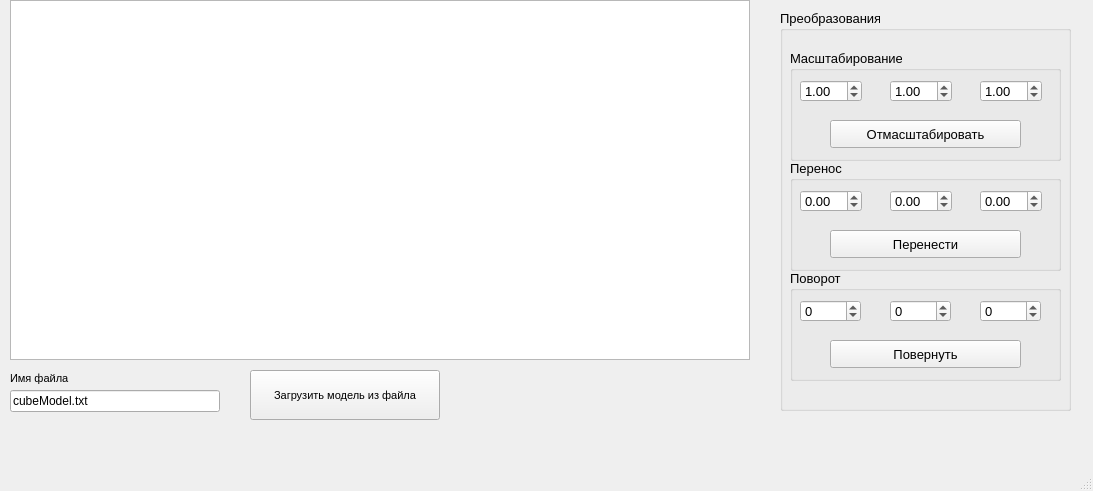
<?xml version="1.0" encoding="UTF-8"?>
<ui version="4.0">
 <class>MainWindow</class>
 <widget class="QMainWindow" name="MainWindow">
  <property name="geometry">
   <rect>
    <x>0</x>
    <y>0</y>
    <width>1093</width>
    <height>491</height>
   </rect>
  </property>
  <property name="windowTitle">
   <string>MainWindow</string>
  </property>
  <widget class="QWidget" name="centralwidget">
   <widget class="QGraphicsView" name="graphicsView">
    <property name="geometry">
     <rect>
      <x>10</x>
      <y>0</y>
      <width>740</width>
      <height>360</height>
     </rect>
    </property>
   </widget>
   <widget class="QLineEdit" name="lineEdit_filename">
    <property name="geometry">
     <rect>
      <x>10</x>
      <y>390</y>
      <width>210</width>
      <height>22</height>
     </rect>
    </property>
    <property name="text">
     <string>cubeModel.txt</string>
    </property>
   </widget>
   <widget class="QLabel" name="label">
    <property name="geometry">
     <rect>
      <x>10</x>
      <y>370</y>
      <width>90</width>
      <height>16</height>
     </rect>
    </property>
    <property name="font">
     <font>
      <pointsize>8</pointsize>
     </font>
    </property>
    <property name="text">
     <string>Имя файла</string>
    </property>
   </widget>
   <widget class="QPushButton" name="load_button">
    <property name="geometry">
     <rect>
      <x>250</x>
      <y>370</y>
      <width>190</width>
      <height>50</height>
     </rect>
    </property>
    <property name="font">
     <font>
      <pointsize>8</pointsize>
     </font>
    </property>
    <property name="text">
     <string>Загрузить модель из файла</string>
    </property>
   </widget>
   <widget class="QGroupBox" name="groupBox">
    <property name="geometry">
     <rect>
      <x>780</x>
      <y>10</y>
      <width>291</width>
      <height>401</height>
     </rect>
    </property>
    <property name="font">
     <font>
      <pointsize>10</pointsize>
     </font>
    </property>
    <property name="title">
     <string>Преобразования</string>
    </property>
    <widget class="QSpinBox" name="spinBox_rot_x">
     <property name="geometry">
      <rect>
       <x>20</x>
       <y>290</y>
       <width>61</width>
       <height>22</height>
      </rect>
     </property>
     <property name="minimum">
      <number>-359</number>
     </property>
     <property name="maximum">
      <number>359</number>
     </property>
     <property name="value">
      <number>0</number>
     </property>
    </widget>
    <widget class="QSpinBox" name="spinBox_rot_y">
     <property name="geometry">
      <rect>
       <x>110</x>
       <y>290</y>
       <width>61</width>
       <height>22</height>
      </rect>
     </property>
     <property name="minimum">
      <number>-359</number>
     </property>
     <property name="maximum">
      <number>359</number>
     </property>
    </widget>
    <widget class="QSpinBox" name="spinBox_rot_z">
     <property name="geometry">
      <rect>
       <x>200</x>
       <y>290</y>
       <width>61</width>
       <height>22</height>
      </rect>
     </property>
     <property name="minimum">
      <number>-359</number>
     </property>
     <property name="maximum">
      <number>359</number>
     </property>
    </widget>
    <widget class="QPushButton" name="rotate_button">
     <property name="geometry">
      <rect>
       <x>50</x>
       <y>330</y>
       <width>191</width>
       <height>28</height>
      </rect>
     </property>
     <property name="text">
      <string>Повернуть</string>
     </property>
    </widget>
    <widget class="QDoubleSpinBox" name="spinBox_scale_x">
     <property name="geometry">
      <rect>
       <x>20</x>
       <y>70</y>
       <width>62</width>
       <height>22</height>
      </rect>
     </property>
     <property name="frame">
      <bool>true</bool>
     </property>
     <property name="minimum">
      <double>-9999.000000000000000</double>
     </property>
     <property name="maximum">
      <double>9999.000000000000000</double>
     </property>
     <property name="singleStep">
      <double>0.100000000000000</double>
     </property>
     <property name="value">
      <double>1.000000000000000</double>
     </property>
    </widget>
    <widget class="QDoubleSpinBox" name="spinBox_scale_y">
     <property name="geometry">
      <rect>
       <x>110</x>
       <y>70</y>
       <width>62</width>
       <height>22</height>
      </rect>
     </property>
     <property name="minimum">
      <double>-9999.000000000000000</double>
     </property>
     <property name="maximum">
      <double>9999.000000000000000</double>
     </property>
     <property name="singleStep">
      <double>0.100000000000000</double>
     </property>
     <property name="value">
      <double>1.000000000000000</double>
     </property>
    </widget>
    <widget class="QDoubleSpinBox" name="spinBox_scale_z">
     <property name="geometry">
      <rect>
       <x>200</x>
       <y>70</y>
       <width>62</width>
       <height>22</height>
      </rect>
     </property>
     <property name="minimum">
      <double>-9999.000000000000000</double>
     </property>
     <property name="maximum">
      <double>9999.000000000000000</double>
     </property>
     <property name="singleStep">
      <double>0.100000000000000</double>
     </property>
     <property name="value">
      <double>1.000000000000000</double>
     </property>
    </widget>
    <widget class="QDoubleSpinBox" name="spinBox_move_x">
     <property name="geometry">
      <rect>
       <x>20</x>
       <y>180</y>
       <width>62</width>
       <height>22</height>
      </rect>
     </property>
     <property name="minimum">
      <double>-9999.000000000000000</double>
     </property>
     <property name="maximum">
      <double>9999.989999999999782</double>
     </property>
     <property name="singleStep">
      <double>0.100000000000000</double>
     </property>
    </widget>
    <widget class="QDoubleSpinBox" name="spinBox_move_y">
     <property name="geometry">
      <rect>
       <x>110</x>
       <y>180</y>
       <width>62</width>
       <height>22</height>
      </rect>
     </property>
     <property name="minimum">
      <double>-9999.000000000000000</double>
     </property>
     <property name="maximum">
      <double>9999.000000000000000</double>
     </property>
     <property name="singleStep">
      <double>0.100000000000000</double>
     </property>
    </widget>
    <widget class="QDoubleSpinBox" name="spinBox_move_z">
     <property name="geometry">
      <rect>
       <x>200</x>
       <y>180</y>
       <width>62</width>
       <height>22</height>
      </rect>
     </property>
     <property name="minimum">
      <double>-9999.000000000000000</double>
     </property>
     <property name="maximum">
      <double>9999.000000000000000</double>
     </property>
     <property name="singleStep">
      <double>0.100000000000000</double>
     </property>
    </widget>
    <widget class="QPushButton" name="move_button">
     <property name="geometry">
      <rect>
       <x>50</x>
       <y>220</y>
       <width>191</width>
       <height>28</height>
      </rect>
     </property>
     <property name="text">
      <string>Перенести</string>
     </property>
    </widget>
    <widget class="QPushButton" name="scale_button">
     <property name="geometry">
      <rect>
       <x>50</x>
       <y>110</y>
       <width>191</width>
       <height>28</height>
      </rect>
     </property>
     <property name="text">
      <string>Отмасштабировать</string>
     </property>
    </widget>
    <widget class="QGroupBox" name="groupBox_2">
     <property name="geometry">
      <rect>
       <x>10</x>
       <y>40</y>
       <width>271</width>
       <height>111</height>
      </rect>
     </property>
     <property name="title">
      <string>Масштабирование</string>
     </property>
    </widget>
    <widget class="QGroupBox" name="groupBox_3">
     <property name="geometry">
      <rect>
       <x>10</x>
       <y>150</y>
       <width>271</width>
       <height>111</height>
      </rect>
     </property>
     <property name="title">
      <string>Перенос</string>
     </property>
    </widget>
    <widget class="QGroupBox" name="groupBox_4">
     <property name="geometry">
      <rect>
       <x>10</x>
       <y>260</y>
       <width>271</width>
       <height>111</height>
      </rect>
     </property>
     <property name="title">
      <string>Поворот</string>
     </property>
    </widget>
    <zorder>groupBox_4</zorder>
    <zorder>groupBox_2</zorder>
    <zorder>groupBox_3</zorder>
    <zorder>spinBox_rot_x</zorder>
    <zorder>spinBox_rot_y</zorder>
    <zorder>spinBox_rot_z</zorder>
    <zorder>rotate_button</zorder>
    <zorder>spinBox_scale_x</zorder>
    <zorder>spinBox_scale_y</zorder>
    <zorder>spinBox_scale_z</zorder>
    <zorder>spinBox_move_x</zorder>
    <zorder>spinBox_move_y</zorder>
    <zorder>spinBox_move_z</zorder>
    <zorder>move_button</zorder>
    <zorder>scale_button</zorder>
   </widget>
   <zorder>groupBox</zorder>
   <zorder>graphicsView</zorder>
   <zorder>lineEdit_filename</zorder>
   <zorder>label</zorder>
   <zorder>load_button</zorder>
  </widget>
  <widget class="QMenuBar" name="menubar">
   <property name="geometry">
    <rect>
     <x>0</x>
     <y>0</y>
     <width>1093</width>
     <height>26</height>
    </rect>
   </property>
  </widget>
  <widget class="QStatusBar" name="statusbar"/>
 </widget>
 <resources/>
 <connections/>
</ui>
